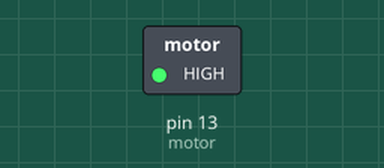
Recording of a sketch running on a simulated Arduino Uno, built with avr-gcc and run on an emulated ATmega328P. Shown: switched loads named in the sketch (green lamp = pin HIGH). Random numbers use the default seed unless the sketch sets one.

Above: at 0.1 s.
At 1.1 s:
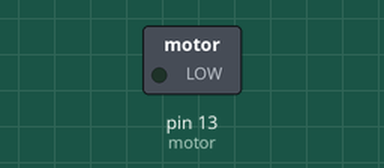
Timing chart, 0 to 2.6 s (numbered marks = the images above):
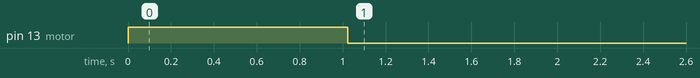

The sketch:

clothes.ino
```cpp
int motor=13;

void setup() {
  pinMode(motor, OUTPUT);

  digitalWrite(motor, HIGH);
  delay(random(750,1251));
  digitalWrite(motor, LOW);

}  void loop(){
  }
```
